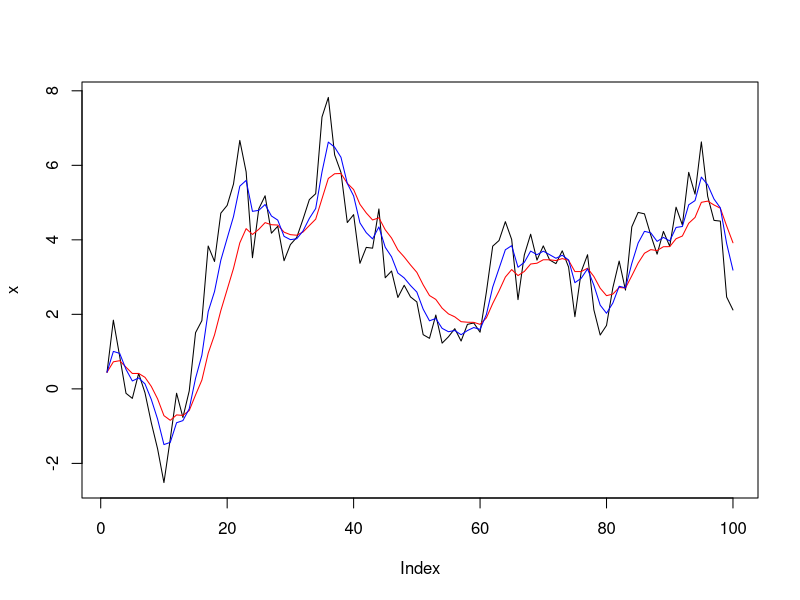

Write the R code that produced this figure.
## ---- chunk 1
knitr::opts_chunk$set(echo = TRUE, collapse = TRUE)
## ---- chunk 2
exps <- function(x, alpha) {
  Reduce(function(s, x_) alpha*x_ + (1-alpha)*s, x, accumulate=TRUE)
}

x <- cumsum(rnorm(100))

plot(x, type='l')
lines(exps(x, alpha=.2), col='red')
lines(exps(x, alpha=.4), col='blue')
## ---- chunk 3
x <- c(1,2,4,0,-1,3,0,1,1,1)

Reduce(function(s, x_) (s + x_)*(x_ != 0), x, accumulate=TRUE)
## ---- chunk 4
x <- rep(NA_integer_, 14)
x[sample(length(x), 5)] <- 1:5
x

Reduce(function(s, x_) if (is.na(x_)) s else x_, x, accumulate=TRUE)
## ---- chunk 5
(a <- sample(c(-1,0,1), size=14, replace=TRUE))

Reduce(function(s, a_) as.integer(s + a_ > 0), a, init=1L, accumulate=TRUE)
## ---- chunk 6
x <- rep(0, 14)
x[sample(length(x), 5)] <- 1
x

(counter <- Reduce(function(s, x_) min(3, max(s-1, 0) + x_), 3*x, accumulate=TRUE))

sign(counter)
